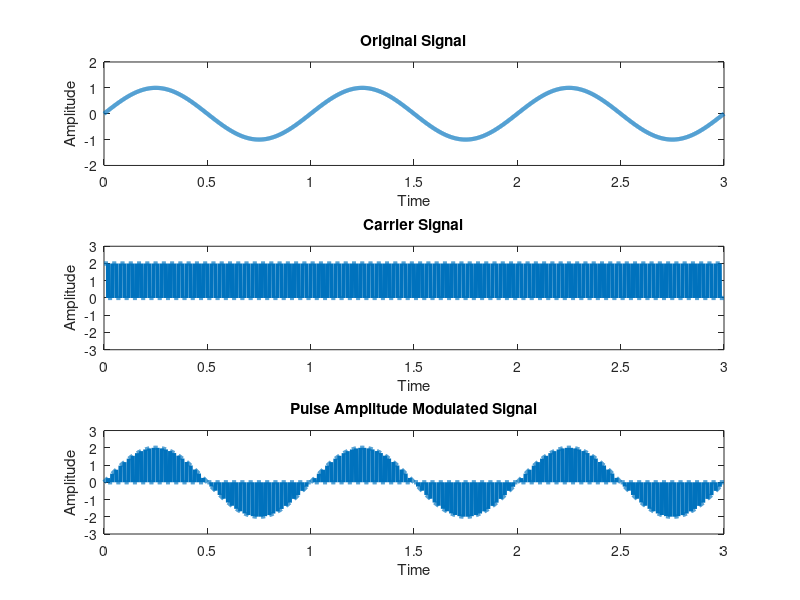

The MATLAB script that drew this image:
clc
clear all
close all
%%
Vm = 1;
Vp = 2;
w = 1;
samp_freq = 1200;
t = 0:(1/(samp_freq)):3;
f = Vm*sin(2*pi*w*t);
figure;
subplot(3, 1, 1);
plot(t, f, 'Linewidth', 3);
ylim([-Vm-1, Vm + 1]);
title('Original Signal');
xlabel('Time');
ylabel('Amplitude');
len = length(t);
s(1:len) = 0;
frequency = 75;
for i = 1:frequency
    s(((len-1)/frequency*(i-1)+1):((len-1)/frequency*(i-1)+(len-1)/(2*frequency))) = Vp;
end;
subplot(3, 1, 2);
plot(t, s, 'Linewidth', 3);
title('Carrier Signal');
xlabel('Time');
ylabel('Amplitude');
ylim([-Vp-1, Vp + 1]);
pam(1:len) = 0;
for i = 1:frequency
    pam(((len-1)/frequency*(i-1)+1):((len-1)/frequency*(i-1)+(len-1)/(2*frequency))) = f((len-1)/frequency*(i-1)+1:(len-1)/frequency*(i-1)+(len-1)/(frequency*2)) * Vp;
end;
subplot(3, 1, 3);
plot(t, pam, 'Linewidth', 3);
xlabel('Time');
ylabel('Amplitude');
ylim([-Vp*Vm-1, Vp*Vm + 1]);
title('Pulse Amplitude Modulated Signal');